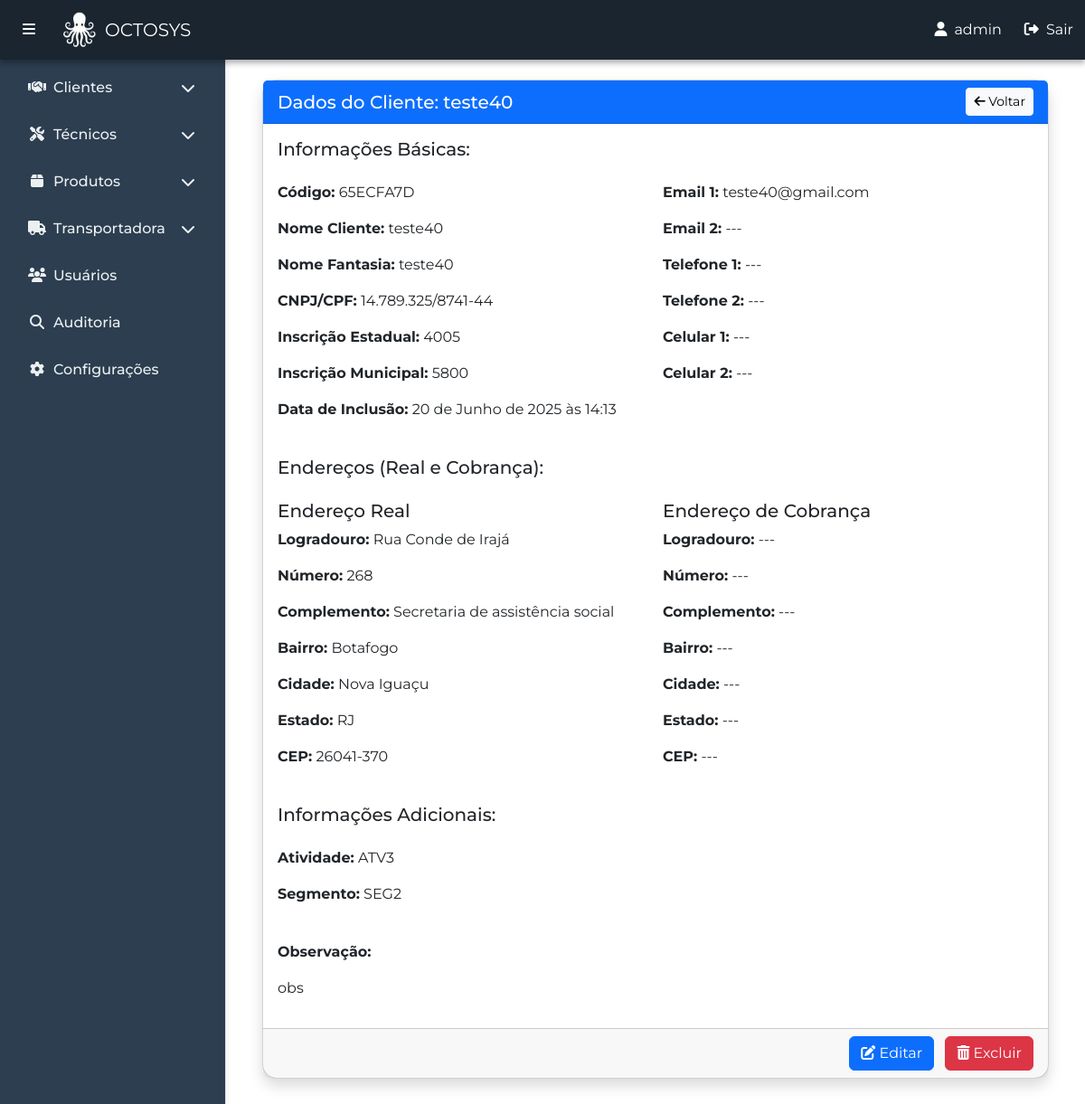
Page /pt-br/clientes/clientes/ver/14/ (signed in) on the earlier database version.
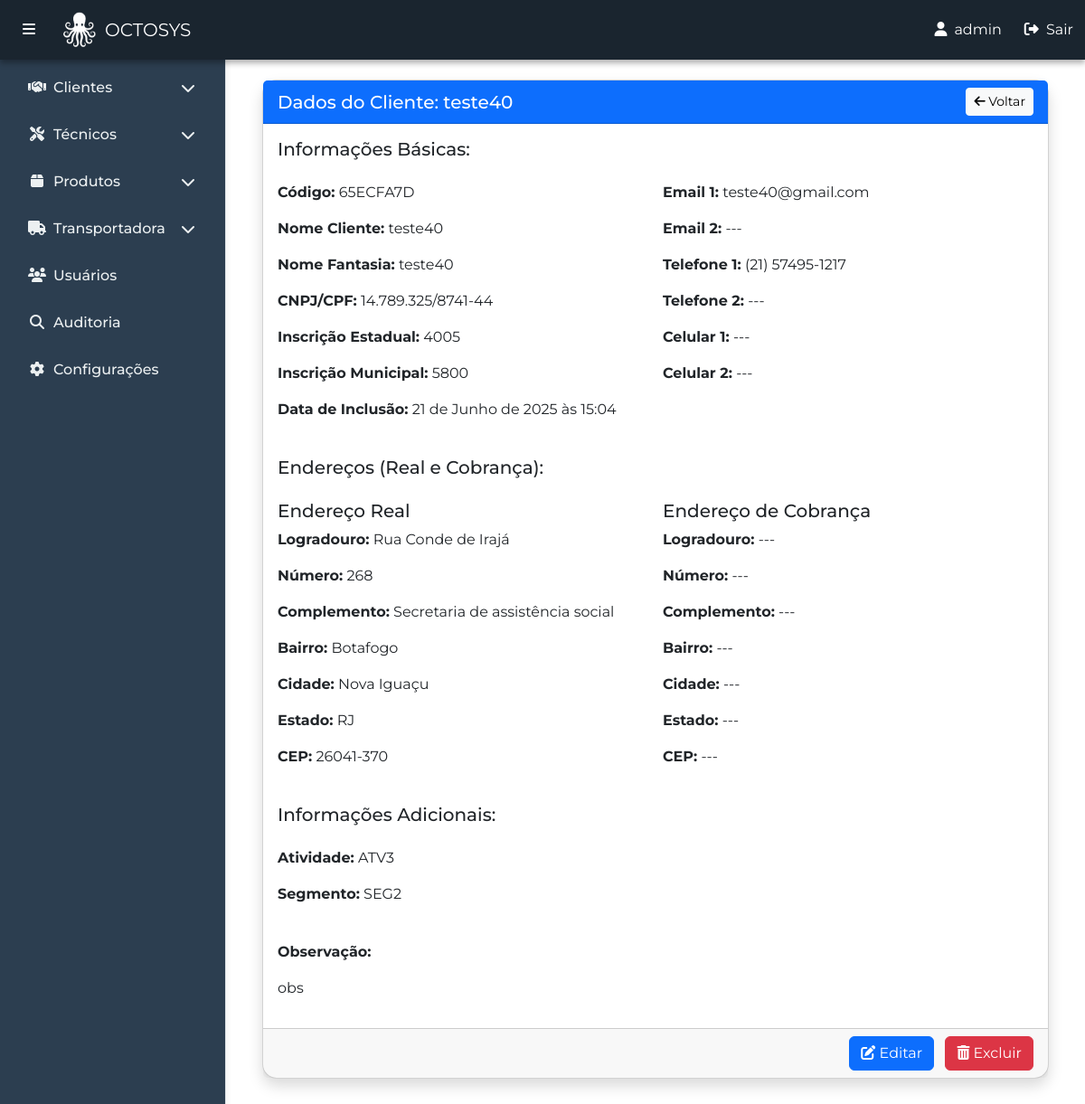
Same page on the later database version.
### clientes/models.py (models this page shows, shortened)
class Cliente(models.Model):
    codigo = models.CharField(max_length=20, unique=True, blank=True, null=True)
    nome_cliente = models.CharField(max_length=100)
    nome_fantasia = models.CharField(max_length=100, blank=True)
    data_inclusao = models.DateTimeField()
    cnpj_cpf = models.CharField(max_length=18, unique=True)
    inscricao_estadual = models.CharField(max_length=50)
    inscricao_municipal = models.CharField(max_length=50)
    email1 = models.EmailField()
    email2 = models.EmailField(blank=True, null=True)
    telefone1 = models.CharField(max_length=20, blank=True)
    telefone2 = models.CharField(max_length=20, blank=True)
    celular1 = models.CharField(max_length=20, blank=True)
    celular2 = models.CharField(max_length=20, blank=True)
    atividade = models.ForeignKey(Atividade, on_delete=models.SET_NULL, blank=False, null=True)
    segmento = models.ForeignKey(Segmento, on_delete=models.SET_NULL, blank=False, null=True)
    observacao = models.TextField(blank=True, null=True)
    logradouro_real = models.CharField(max_length=100, blank=False)
    numero_real = models.CharField(max_length=10, blank=False)
    complemento_real = models.CharField(max_length=50, blank=True)
    bairro_real = models.CharField(max_length=50, blank=False)
    cidade_real = models.CharField(max_length=50, blank=False)
    estado_real = models.CharField(max_length=2, choices=ESTADOS, default='RJ', blank=False, null=False)
    cep_real = models.CharField(max_length=10, blank=False)
    logradouro_cobranca = models.CharField(max_length=100, blank=True)
    numero_cobranca = models.CharField(max_length=10, blank=True)
    complemento_cobranca = models.CharField(max_length=50, blank=True)
    bairro_cobranca = models.CharField(max_length=50, blank=True)
    cidade_cobranca = models.CharField(max_length=50, blank=True)
    estado_cobranca = models.CharField(max_length=2, choices=ESTADOS, blank=True, null=True)
    cep_cobranca = models.CharField(max_length=10, blank=True)

class Atividade(models.Model):
    nome = models.CharField(max_length=60)
    def __str__(self):
        return f"{self.nome}"

class Segmento(models.Model):
    nome = models.CharField(max_length=60)
    def __str__(self):
        return f"{self.nome}"

### clientes/views.py (the view)
# urls.py: path('clientes/ver/<int:cliente_id>/', views.ver_cliente, name='ver_cliente'),
@login_required
def ver_cliente(request, cliente_id):
    cliente = get_object_or_404(Cliente, id=cliente_id)
    return render(request, 'clientes/ver_cliente.html', {'cliente': cliente})

### clientes/templates/clientes/ver_cliente.html (shortened to what the changed rows need)
{% extends 'principal/base.html' %}
{% block content %}
<div class="container my-4">
    <div class="card shadow rounded-4">
        <div class="card-header bg-primary text-white d-flex justify-content-between align-items-center">
            <h5 class="mb-0">Dados do Cliente: {{ cliente.nome_cliente }}</h5>
            <a href="{% url 'clientes:listar_clientes' %}" class="btn btn-light btn-sm">
                <i class="fas fa-arrow-left"></i> Voltar
            </a>
        </div>
        <div class="card-body">
            <div class="row g-3 mb-4">
                <div class="col-md-6">
                    <p><strong>Código:</strong> {{ cliente.codigo }}</p>
                    <p><strong>Nome Cliente:</strong> {{ cliente.nome_cliente|default:"---" }}</p>
                    <p><strong>Nome Fantasia:</strong> {{ cliente.nome_fantasia|default:"---" }}</p>
                    <p><strong>CNPJ/CPF:</strong> {{ cliente.cnpj_cpf }}</p>
                    <p><strong>Inscrição Estadual:</strong> {{ cliente.inscricao_estadual|default:"---" }}</p>
                    <p><strong>Inscrição Municipal:</strong> {{ cliente.inscricao_municipal|default:"---" }}</p>
                    <p><strong>Data de Inclusão:</strong> {{ cliente.data_inclusao }}</p>
                </div>
                <div class="col-md-6">
                    <p><strong>Email 1:</strong> {{ cliente.email1 }}</p>
                    <p><strong>Email 2:</strong> {{ cliente.email2|default:"---" }}</p>
                    <p><strong>Telefone 1:</strong> {{ cliente.telefone1|default:"---" }}</p>
                    <p><strong>Telefone 2:</strong> {{ cliente.telefone2|default:"---" }}</p>
                    <p><strong>Celular 1:</strong> {{ cliente.celular1|default:"---" }}</p>
                    <p><strong>Celular 2:</strong> {{ cliente.celular2|default:"---" }}</p>
                </div>
            </div>
            <div class="row g-3 mb-4">
                <div class="col-md-6"><h5>Endereço Real</h5>
                    <p><strong>Logradouro:</strong> {{ cliente.logradouro_real }}</p>
                    <p><strong>Número:</strong> {{ cliente.numero_real }}</p>
                    <p><strong>Complemento:</strong> {{ cliente.complemento_real|default:"---" }}</p>
                    <p><strong>Bairro:</strong> {{ cliente.bairro_real }}</p>
                    <p><strong>Cidade:</strong> {{ cliente.cidade_real }}</p>
                    <p><strong>Estado:</strong> {{ cliente.estado_real }}</p>
                    <p><strong>CEP:</strong> {{ cliente.cep_real }}</p>
                </div>
                <div class="col-md-6"><h5>Endereço de Cobrança</h5>
                    <p><strong>Logradouro:</strong> {{ cliente.logradouro_cobranca|default:"---" }}</p>
                    <p><strong>Número:</strong> {{ cliente.numero_cobranca|default:"---" }}</p>
                    <p><strong>Complemento:</strong> {{ cliente.complemento_cobranca|default:"---" }}</p>
                    <p><strong>Bairro:</strong> {{ cliente.bairro_cobranca|default:"---" }}</p>
                    <p><strong>Cidade:</strong> {{ cliente.cidade_cobranca|default:"---" }}</p>
                    <p><strong>Estado:</strong> {{ cliente.estado_cobranca|default:"---" }}</p>
                    <p><strong>CEP:</strong> {{ cliente.cep_cobranca|default:"---" }}</p>
                </div>
            </div>
            <div class="row g-3 mb-4">
                <div class="col-md-6">
                    <p><strong>Atividade:</strong> {{ cliente.atividade }}</p>
                    <p><strong>Segmento:</strong> {{ cliente.segmento }}</p>
                </div>
            </div>
            <div class="row">
                <div class="col-md-12">
                    <p><strong>Observação:</strong></p>
                    <p>{{ cliente.observacao|default:"---" }}</p>
                </div>
            </div>
        </div>
    </div>
</div>
{% endblock %}

Differences in the rows shown:
changed Cliente "teste40": data_inclusao "20 de Junho de 2025 às 14:13" → "21 de Junho de 2025 às 15:04"; telefone1 "---" → "(21) 57495-1217"
